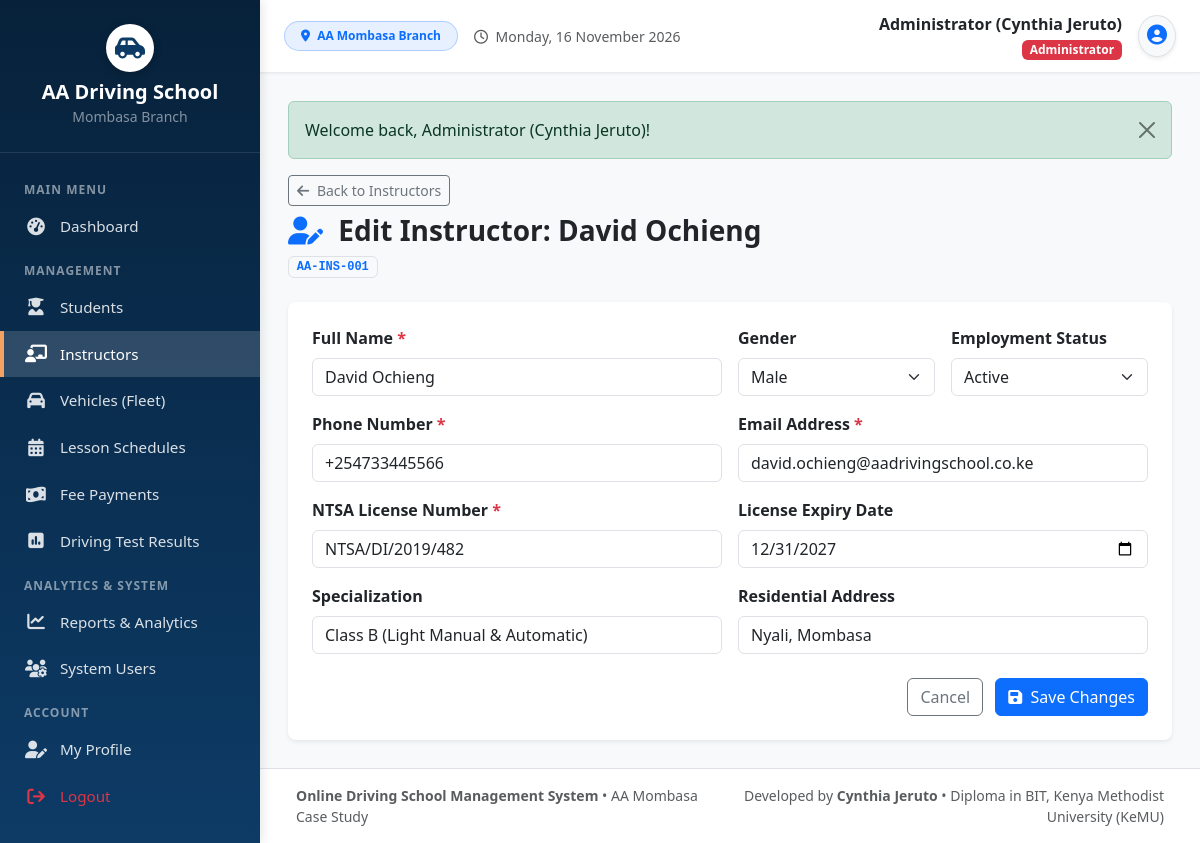
Screenshot of /instructor_edit.php?id=1 (signed in) with the database file from the repository.
### tables this page shows
CREATE TABLE `instructors` (
  `instructor_id` INT(11) NOT NULL AUTO_INCREMENT,
  `user_id` INT(11) DEFAULT NULL,
  `instructor_no` VARCHAR(20) NOT NULL UNIQUE,
  `full_name` VARCHAR(100) NOT NULL,
  `gender` ENUM('Male', 'Female', 'Other') NOT NULL,
  `phone` VARCHAR(20) NOT NULL,
  `email` VARCHAR(100) NOT NULL,
  `license_no` VARCHAR(50) NOT NULL,
  `license_expiry` DATE DEFAULT NULL,
  `specialization` VARCHAR(100) DEFAULT 'Manual & Automatic Light Vehicles',
  `address` VARCHAR(255) DEFAULT 'Mombasa, Kenya',
  `status` ENUM('Active', 'On Leave', 'Inactive') NOT NULL DEFAULT 'Active',
  `created_at` TIMESTAMP NOT NULL DEFAULT CURRENT_TIMESTAMP,
  PRIMARY KEY (`instructor_id`),
  KEY `fk_instructor_user` (`user_id`),
  CONSTRAINT `fk_instructor_user` FOREIGN KEY (`user_id`) REFERENCES `users` (`user_id`) ON DELETE SET NULL
);

### instructor_edit.php (the view, shortened to what this page needs)
<?php
require_once __DIR__ . '/includes/header.php';
$insId = (int)($_GET['id'] ?? 0);
$stmt = $pdo->prepare("SELECT * FROM instructors WHERE instructor_id = ?");
$stmt->execute([$insId]);
$instructor = $stmt->fetch();
?>
<div class="mb-4">
    <a href="instructors.php" class="btn btn-outline-secondary btn-sm mb-2"><i class="fa-solid fa-arrow-left me-1"></i> Back to Instructors</a>
    <h3 class="fw-bold mb-1 text-dark"><i class="fa-solid fa-user-pen text-primary me-2"></i> Edit Instructor: <?= htmlspecialchars($instructor['full_name']) ?></h3>
    <span class="badge bg-light text-primary border font-monospace"><?= htmlspecialchars($instructor['instructor_no']) ?></span>
</div>
<div class="card border-0 shadow-sm rounded-3">
    <div class="card-body p-4">
        <form method="POST" action="instructor_edit.php?id=<?= $insId ?>">
            <div class="row g-3">
                <div class="col-md-6">
                    <label class="form-label fw-semibold">Full Name <span class="text-danger">*</span></label>
                    <input type="text" class="form-control" name="full_name" value="<?= htmlspecialchars($instructor['full_name']) ?>" required>
                </div>
                <div class="col-md-3">
                    <label class="form-label fw-semibold">Gender</label>
                    <select name="gender" class="form-select">
                        <option value="Male" <?= ($instructor['gender'] === 'Male') ? 'selected' : '' ?>>Male</option>
                    </select>
                </div>
                <div class="col-md-3">
                    <label class="form-label fw-semibold">Employment Status</label>
                    <select name="status" class="form-select">
                        <option value="Active" <?= ($instructor['status'] === 'Active') ? 'selected' : '' ?>>Active</option>
                    </select>
                </div>
                <div class="col-md-6">
                    <label class="form-label fw-semibold">Phone Number <span class="text-danger">*</span></label>
                    <input type="text" class="form-control" name="phone" value="<?= htmlspecialchars($instructor['phone']) ?>" required>
                </div>
                <div class="col-md-6">
                    <label class="form-label fw-semibold">Email Address <span class="text-danger">*</span></label>
                    <input type="email" class="form-control" name="email" value="<?= htmlspecialchars($instructor['email']) ?>" required>
                </div>
                <div class="col-md-6">
                    <label class="form-label fw-semibold">NTSA License Number <span class="text-danger">*</span></label>
                    <input type="text" class="form-control" name="license_no" value="<?= htmlspecialchars($instructor['license_no']) ?>" required>
                </div>
                <div class="col-md-6">
                    <label class="form-label fw-semibold">License Expiry Date</label>
                    <input type="date" class="form-control" name="license_expiry" value="<?= htmlspecialchars($instructor['license_expiry'] ?? '') ?>">
                </div>
                <div class="col-md-6">
                    <label class="form-label fw-semibold">Specialization</label>
                    <input type="text" class="form-control" name="specialization" value="<?= htmlspecialchars($instructor['specialization']) ?>">
                </div>
                <div class="col-md-6">
                    <label class="form-label fw-semibold">Residential Address</label>
                    <input type="text" class="form-control" name="address" value="<?= htmlspecialchars($instructor['address']) ?>">
                </div>
                <div class="col-12 mt-4 text-end">
                    <a href="instructors.php" class="btn btn-outline-secondary me-2">Cancel</a>
                    <button type="submit" class="btn btn-primary"><i class="fa-solid fa-save me-1"></i> Save Changes</button>
                </div>
            </div>
        </form>
    </div>
</div>
<?php require_once __DIR__ . '/includes/footer.php'; ?>

### assets/css/style.css (style rules this page uses)
:root { --primary-color: #0d3b66; --primary-dark: #07213a; --primary-light: #185a9d; --accent-color: #f4a261; --accent-hover: #e76f51; --bg-light: #f8f9fa; --sidebar-width: 260px; --text-dark: #2b2d42; --card-shadow: 0 4px 12px rgba(0, 0, 0, 0.05); }
body { font-family: 'Segoe UI', system-ui, -apple-system, sans-serif; background-color: var(--bg-light); color: var(--text-dark); min-height: 100vh; }

### rows the page displays
instructors: full_name "David Ochieng", instructor_no "AA-INS-001", gender "Male", status "Active", phone "+254733445566", email "david.ochieng@aadrivingschool.co.ke", license_no "NTSA/DI/2019/482", license_expiry "12/31/2027", specialization "Class B (Light Manual & Automatic)", address "Nyali, Mombasa"

### other values shown
$_SESSION['full_name'] "Administrator (Cynthia Jeruto)"
$_SESSION['role'] "Administrator"
$flash['message'] "Welcome back, Administrator (Cynthia Jeruto)!"
